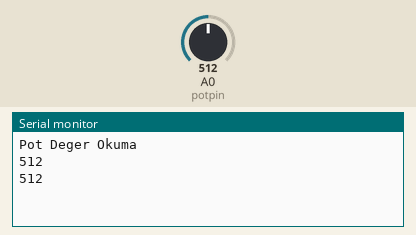
Simulated run of this sketch. Board: Arduino Uno, built with avr-gcc and run on an emulated ATmega328P. Shown: the last lines printed to the serial monitor. The inputs (shaded band) are chosen by the test bench; at power-on: A0 (potpin) = 512.

Above: at 2.3 s.
2.4 s: A0 (potpin) set to 716
At 4.1 s:
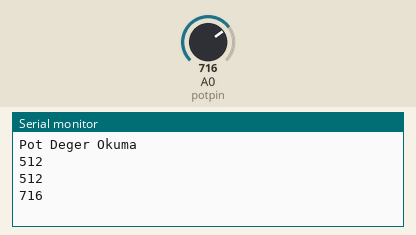
4.5 s: A0 (potpin) set to 900
At 5.3 s:
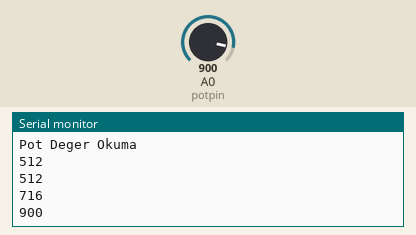
Timing chart, 0 to 7.5 s (numbered marks = the images above; inputs shaded):
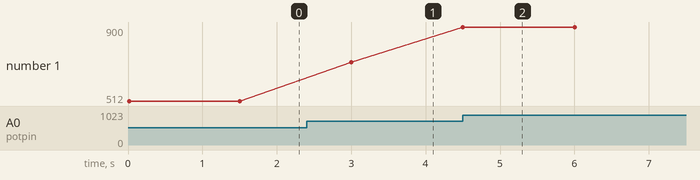

Measured:
- after the input at 2.4 s, the serial monitor: prints a new line after 0.60 s (image 1)
- after the input at 4.5 s, the serial monitor: prints a new line at once (image 2)
- plotted number 1: 512 → 716 after the input at 2.4 s, 716 → 900 after the input at 4.5 s

The sketch:

Potansiyometre.ino
```cpp
#define potpin A0 //A0 pinine potansiyometre tanımlama
int deger =0; //"deger" adlı 0 a tanımlı bir değişken
void setup() {
  Serial.begin(9600); //9600 Baund bir seri haberleşme başlatıyoruz
  Serial.println("Pot Deger Okuma"); //Seri monitörde bir kez gönderilen bir mesaj tanımlıyoruz
}
void loop() {
  deger = analogRead(potpin); //"Değer" değişkeni potansiyometrenin değerini okuyup buna göre değişir
  Serial.println(deger); //Okunan değer seri monitörde mesaj olarak gönderilir
  delay(1500); //İşlem belirtilen milisaniyede bir yapılır.
}
```
